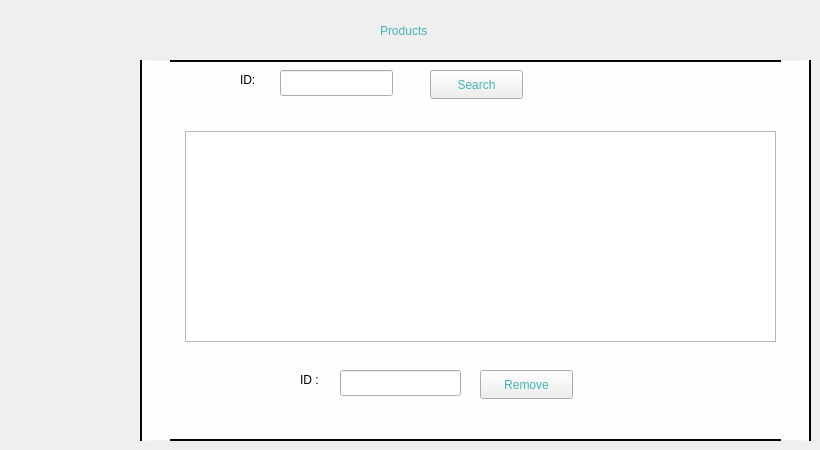
        <widget class="QWidget" name="tab_4">
         <property name="styleSheet">
          <string notr="true">#PRODUCTS
{font: 700 26pt &quot;Berlin Sans FB Demi&quot;;
color:#42b5b2;
}

#box5
{
background-color:#fefeff;
border-radius:30px #040301;
	border: 2px solid #040301;
}
#cansize2
{font: 700 10pt &quot;Berlin Sans FB Demi&quot;;
}
#idprod
{font: 700 10pt &quot;Berlin Sans FB Demi&quot;;
}
#quantity2
{font: 700 10pt &quot;Berlin Sans FB Demi&quot;;
}
#productdone
{font: 700 10pt &quot;Berlin Sans FB Demi&quot;;
}
#remove
{color: #42b5b2; 
font: 12pt &quot;Berlin Sans FB&quot;;
}
#search_2
{color: #42b5b2; 
font: 12pt &quot;Berlin Sans FB&quot;;
}
</string>
         </property>
         <attribute name="title">
          <string>Consult</string>
         </attribute>
         <widget class="QWidget" name="box5" native="true">
          <property name="geometry">
           <rect>
            <x>140</x>
            <y>60</y>
            <width>671</width>
            <height>381</height>
           </rect>
          </property>
          <widget class="QLabel" name="label_36">
           <property name="geometry">
            <rect>
             <x>100</x>
             <y>10</y>
             <width>31</width>
             <height>20</height>
            </rect>
           </property>
           <property name="text">
            <string>ID:</string>
           </property>
          </widget>
          <widget class="QLineEdit" name="lineEdit_5">
           <property name="geometry">
            <rect>
             <x>140</x>
             <y>10</y>
             <width>113</width>
             <height>26</height>
            </rect>
           </property>
          </widget>
          <widget class="QPushButton" name="search_2">
           <property name="geometry">
            <rect>
             <x>290</x>
             <y>10</y>
             <width>93</width>
             <height>29</height>
            </rect>
           </property>
           <property name="text">
            <string>Search</string>
           </property>
          </widget>
          <widget class="QLabel" name="label_51">
           <property name="geometry">
            <rect>
             <x>160</x>
             <y>310</y>
             <width>31</width>
             <height>20</height>
            </rect>
           </property>
           <property name="text">
            <string>ID :</string>
           </property>
          </widget>
          <widget class="QLineEdit" name="lineEdit_7">
           <property name="geometry">
            <rect>
             <x>200</x>
             <y>310</y>
             <width>121</width>
             <height>26</height>
            </rect>
           </property>
          </widget>
          <widget class="QPushButton" name="remove">
           <property name="geometry">
            <rect>
             <x>340</x>
             <y>310</y>
             <width>93</width>
             <height>29</height>
            </rect>
           </property>
           <property name="text">
            <string>Remove</string>
           </property>
          </widget>
          <widget class="QTableView" name="tableView_2">
           <property name="geometry">
            <rect>
             <x>45</x>
             <y>71</y>
             <width>591</width>
             <height>211</height>
            </rect>
           </property>
          </widget>
         </widget>
         <widget class="QLabel" name="PRODUCTS">
          <property name="geometry">
           <rect>
            <x>380</x>
            <y>0</y>
            <width>191</width>
            <height>61</height>
           </rect>
          </property>
          <property name="text">
           <string>Products </string>
          </property>
         </widget>
        </widget>
